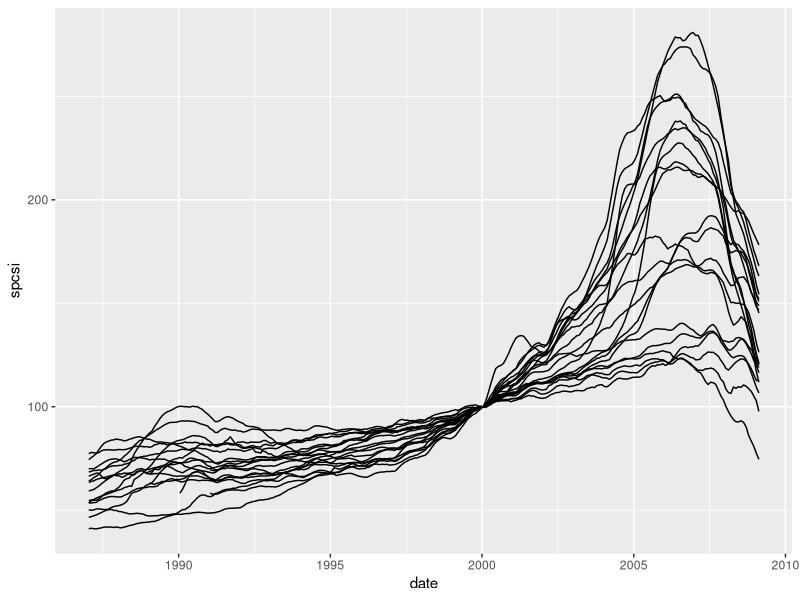
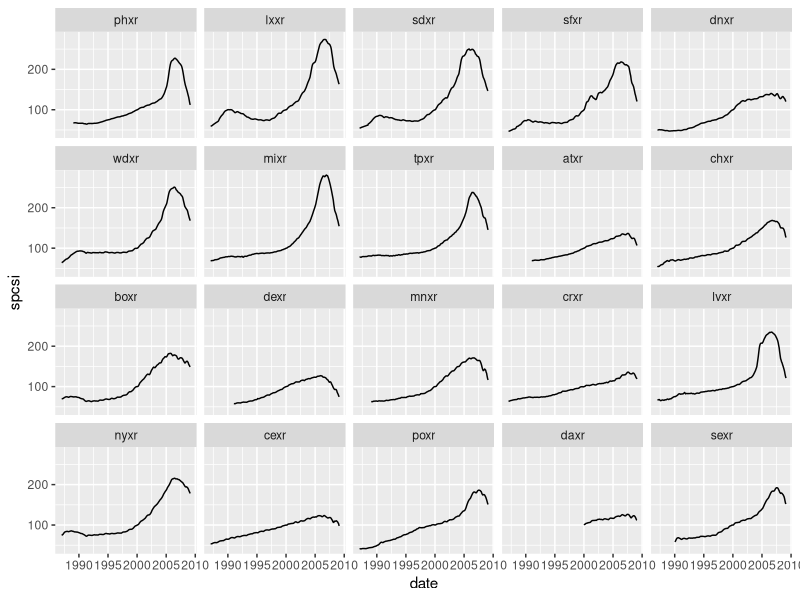
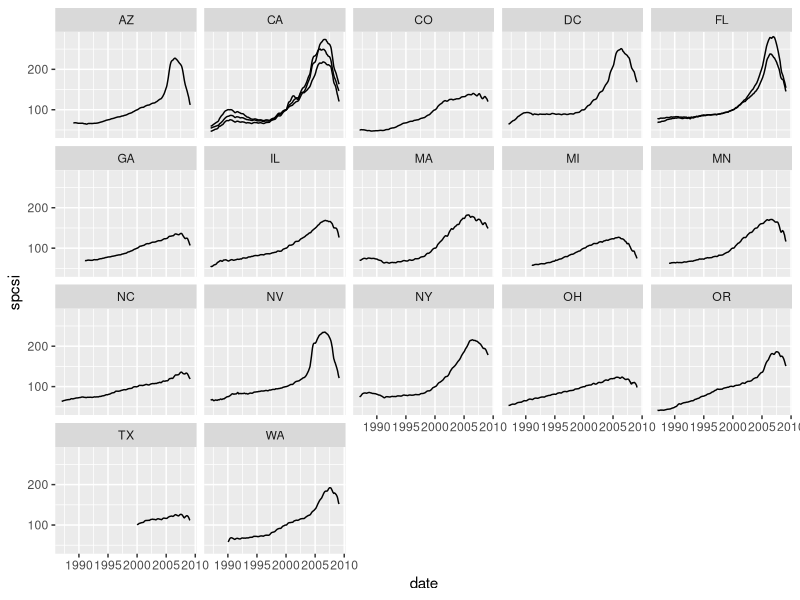

R code for these plots, in order:
# Source: http://www.macromarkets.com/csi_housing/data_download.asp
# http://www.macromarkets.com/csi_housing/data_downloads/SPCSI.xls

# The first thing I did was to save the file as csv from excel.

# Load the csv file into R
# skip = 1 means skip the first line
spcsi <- read.csv("SPCSI.csv", skip = 1)

# look at the data
head(spcsi)
# fix the name of the first column
names(spcsi)[1] <- "date"
# make all column names lowercase
names(spcsi) <- tolower(names(spcsi))

# Delete the composite measures
# You use $ to access a variable (e.g. csxr) inside a data frame (eg. spcsi)
spcsi$csxr <- NULL
spcsi$spcs20r <- NULL

# Instead of having each city in it's own column, it's easier to work with the
# data when all the index values are in a single column, and another column
# identifies which city belongs to which index
library(reshape)
spcsim <- melt(spcsi, id = "date", na.rm = TRUE)
# give more informative variable names
names(spcsim) <- c("date", "abbr", "spcsi")

# We also need to put the date into a format that R can understand.  Currently
# it's just treating it as a categorical variable (or factor).  You can see
# this by looking at the output of str
str(spcsim)

# The syntax to convert this to a proper date is complex.  The important
# things to note are that we first add a day (the middle of the month) to 
# make a complete date, and then use the date specification %d %B %Y, which 
# tells R to look for a day, then a spelled-out month and then a year.  See
# ?strptime for a list of all possible formats.
spcsim$date <- paste("15", spcsim$date)
spcsim$date <- as.POSIXct(strptime(spcsim$date, "%d %B %Y"))

# It's a good idea to check that our data looks ok with some plots:
library(ggplot2)
qplot(date, spcsi, data = spcsim, geom = "line", group = abbr)
qplot(date, spcsi, data = spcsim, geom = "line", facets = ~ abbr)

# We might also want to create new columns for the name of the city 
# and the state.  The easiest way to add this information is to create
# another data source that has the columns abbreviation, city, and state.
# For this number of cities, it's easiest to just create this table by hand
# in Excel.  This is abbr-lookup.csv
abbr <- read.csv("abbr-lookup.csv")
abbr$abbr <- tolower(abbr$abbr)

# Combine with full dataset using merge
spcsim <- merge(spcsim, abbr, by = "abbr")

# Now do a plot using those new columns
qplot(date, spcsi, data = spcsim, geom = "line", group = city, facets = ~ state)

# Finally, we save out the cleaned file to a fresh csv file
write.table(spcsim, "case-shiller.csv", sep = ",", row = FALSE)

# You should alway check that you code is fully reproducible by exiting R
# and then running source("clean.r").  This is like copying and pasting the 
# contents 
